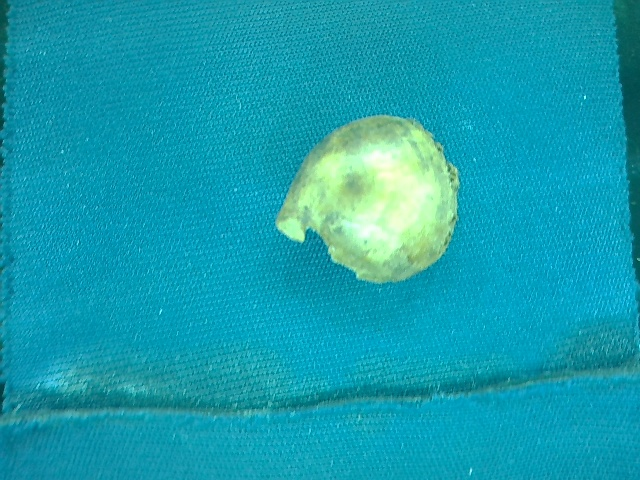
#> input picture seed-classification/Prueba_semilla/i1.jpeg, 640 x 480 px, found by its file name; its folder holds only this picture in this run
$ python 'Recorte y contorno.py'
#> lines starting #> are read from the running program, lines starting #| are printed output that depends on the picture
"""
Created on Wed Jul 14 16:41:05 2021

@author: acer
"""
import cv2
import os
import numpy as np
import imutils
from PIL import Image, ImageDraw
"""
direccion de entrada
"""
input_images_path = "C:/Users/acer/Documents/ARCHIVOS 2022/Proyecto Sacha Inchi/Codigo seleccion/CODIGO VERSION 3.0/Prueba_semilla"
files_name = os.listdir(input_images_path)
print(files_name)

Datos = 'Semillas recortadas'

if not os.path.exists(Datos):
    print('Carpeta creada: ',Datos)
    os.makedirs(Datos)

x1, y1 = 20, 0
x2, y2 = 450, 380

count = 0
# Localizacion de la semilla aleatoria
seed = (0,0)
# Valor de pixel con el que se reemplazará el entorno de la silueta
rep_value = (255, 255, 255, 255)


for file_name in files_name:
    #print(file_name)
    image_path = input_images_path + "/" + file_name
    print(image_path)
    image = cv2.imread(image_path)
#> image is the input picture: shape (480, 640, 3); mean B, G, R 175.3, 158.4, 22.4
    if image is None:
        continue


    #cv2.rectangle(image,(x1,y1),(x2,y2),(255,0,0),2)

    image = cv2.resize(image,(500,345),interpolation=cv2.INTER_CUBIC)
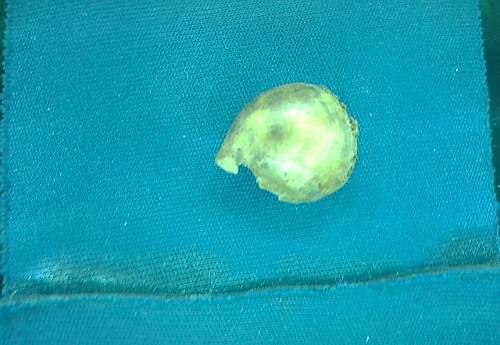
#> image: shape (345, 500, 3); mean B, G, R 175.4, 158.4, 22.6
    image = image[y1:y2,x1:x2]
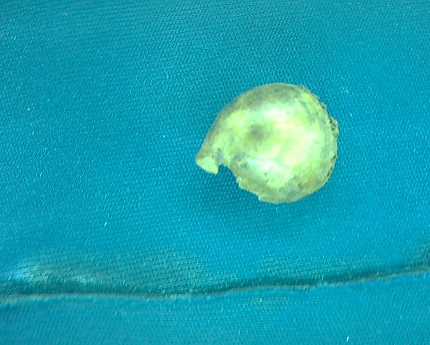
#> image: shape (345, 430, 3); mean B, G, R 177.1, 160.8, 24.4


    imagen_recortada = image


    objeto = imagen_recortada

    cv2.imwrite(Datos+'/ob_{}.jpg'.format(count),objeto)
    print('Imagen guardada:'+'/ob_{}.jpg'.format(count))
    count = count +1

    # cv2.imshow('objeto', objeto)
    cv2.imshow('image',image)
    cv2.waitKey(0)


cv2.destroyAllWindows()

$ run again, on seed-classification/Prueba_semilla/i5.jpg
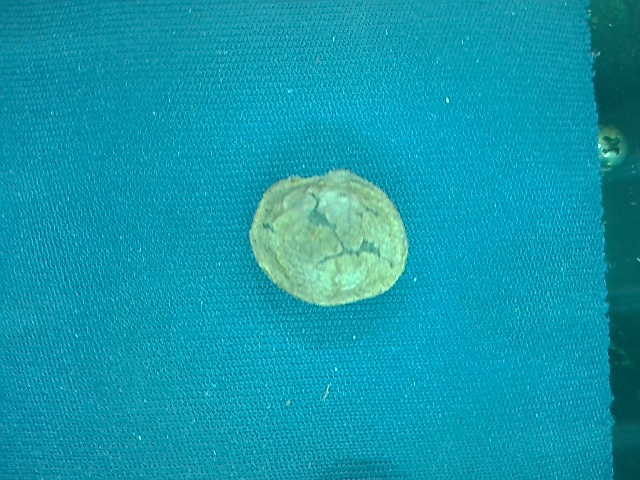
#> input picture seed-classification/Prueba_semilla/i5.jpg, 640 x 480 px, found by its file name
#> image is the input picture: shape (480, 640, 3); mean B, G, R 173.1, 153.3, 17.1
#> `image = cv2.resize(image,(500,345),interpolation=cv2.INTER_CUBIC)`:
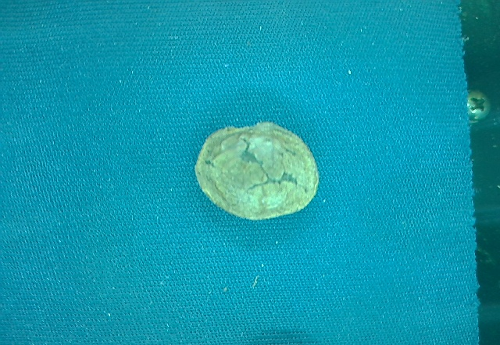
#> image: shape (345, 500, 3); mean B, G, R 173.1, 153.3, 17.4
#> `image = image[y1:y2,x1:x2]`:
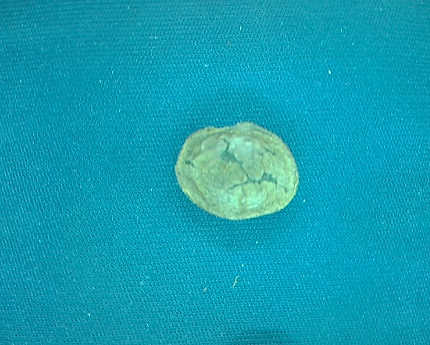
#> image: shape (345, 430, 3); mean B, G, R 178.8, 158.1, 18.7

$ run again, on seed-classification/Prueba_semilla/i2.jpeg
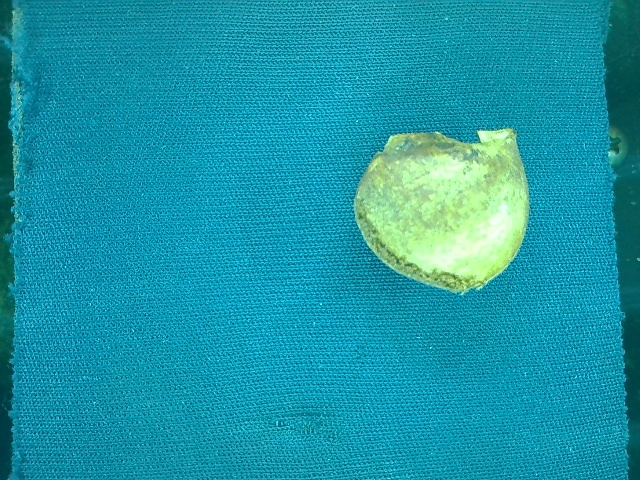
#> input picture seed-classification/Prueba_semilla/i2.jpeg, 640 x 480 px, found by its file name
#> image is the input picture: shape (480, 640, 3); mean B, G, R 167.7, 151.1, 26.6
#> `image = cv2.resize(image,(500,345),interpolation=cv2.INTER_CUBIC)`:
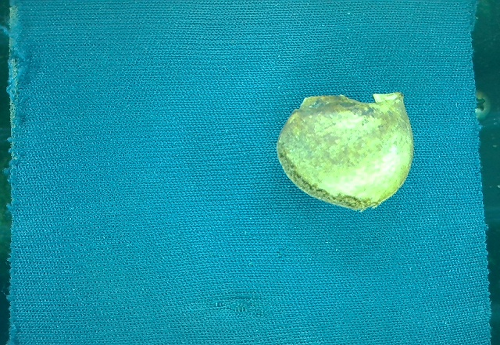
#> image: shape (345, 500, 3); mean B, G, R 167.7, 151.1, 27
#> `image = image[y1:y2,x1:x2]`:
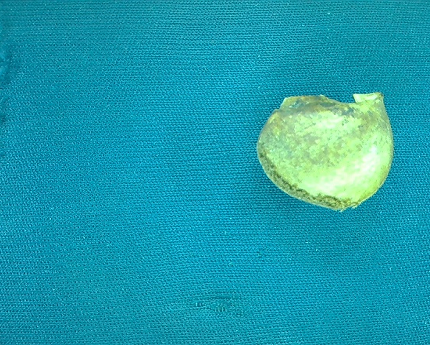
#> image: shape (345, 430, 3); mean B, G, R 172.8, 155.8, 29.2
